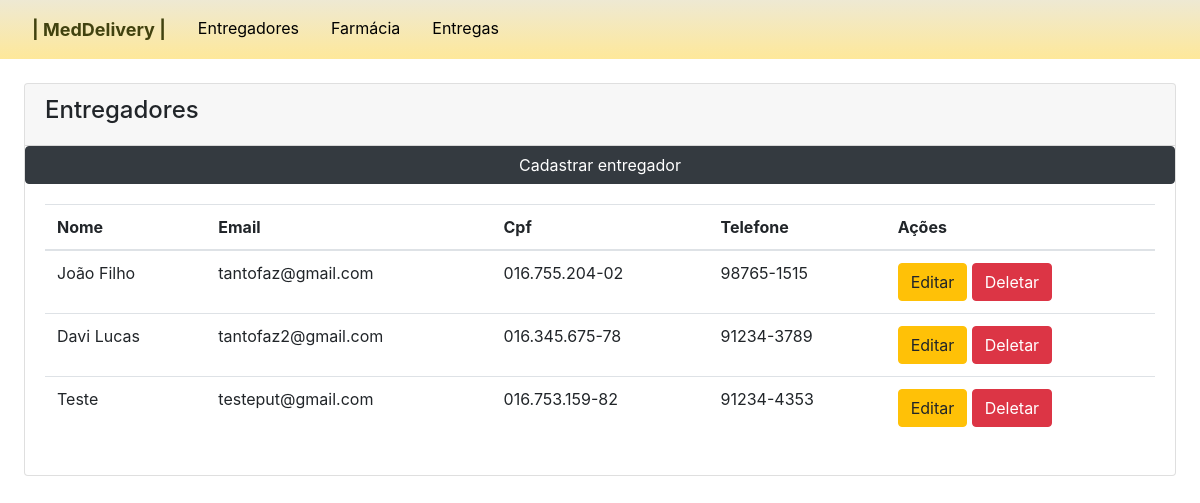
Screenshot of /entregador-list with the database file from the repository.
### main/models.py (models this page shows, shortened)
class Entregador(models.Model):
    nome = models.CharField(max_length=150)
    email = models.EmailField()
    cpf = models.CharField(max_length=14)
    telefone = models.CharField(max_length=15)

### main/views.py (the view)
# urls.py: path('entregador-list', views.entregadorList, name='entregador-list'),
def entregadorList(request):
    entregadores = Entregador.objects.all()
    return render(request,"entregador-list.html",{'entregadores':entregadores})

### main/templates/entregador-list.html
{% extends "master.html" %}
{% block content %}
<div class="container-fluid px-4">
    <div class="card mt-4">
        <div class="card-header">
            <h4>Entregadores</h4>
        </div>
        <a type="button" class="btn btn-dark" href="{%url 'entregador-create' %}">Cadastrar entregador</a>
        <div class="card-body" style="overflow-x:auto;">
            <table class="table">
                <thead>
                    <tr>
                        <th scope="col">Nome</th>
                        <th scope="col">Email</th>
                        <th scope="col">Cpf</th>
                        <th scope="col">Telefone</th>
                        <th>Ações</th>
                    </tr>
                </thead>
                <tbody>
                    {% for entregador in entregadores %}
                    <tr>
                        <td>{{ entregador.nome }}</td>
                        <td>{{ entregador.email }}</td>
                        <td>{{ entregador.cpf }}</td>
                        <td>{{ entregador.telefone }}</td>
                        <td><a type="button" class="btn btn-warning" href="/entregador-update/{{ entregador.id }}">Editar</a>
                            <a type="button" class="btn btn-danger" href="/entregador-delete/{{ entregador.id }}">Deletar</a>
                        </td>
                    </tr>
                    {% endfor %}
                </tbody>
            </table>
        </div>
    </div>
</div>
{% endblock %}

### rows the page displays
Entregador: nome "João Filho", email "tantofaz@gmail.com", cpf "016.755.204-02", telefone "98765-1515"
Entregador: nome "Davi Lucas", email "tantofaz2@gmail.com", cpf "016.345.675-78", telefone "91234-3789"
Entregador: nome "Teste", email "testeput@gmail.com", cpf "016.753.159-82", telefone "91234-4353"
